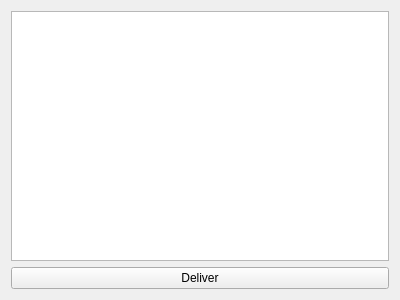
<?xml version="1.0" encoding="UTF-8"?>
<ui version="4.0">
 <class>CourierWindow</class>
 <widget class="QWidget" name="CourierWindow">
  <property name="geometry">
   <rect>
    <x>0</x>
    <y>0</y>
    <width>400</width>
    <height>300</height>
   </rect>
  </property>
  <property name="windowTitle">
   <string>CourierWindow</string>
  </property>
  <layout class="QVBoxLayout" name="verticalLayout">
   <item>
    <widget class="QListWidget" name="packagesList"/>
   </item>
   <item>
    <widget class="QPushButton" name="deliverButton">
     <property name="text">
      <string>Deliver</string>
     </property>
    </widget>
   </item>
  </layout>
 </widget>
 <resources/>
 <connections>
  <connection>
   <sender>deliverButton</sender>
   <signal>clicked()</signal>
   <receiver>CourierWindow</receiver>
   <slot>deliverPackage()</slot>
   <hints>
    <hint type="sourcelabel">
     <x>207</x>
     <y>281</y>
    </hint>
    <hint type="destinationlabel">
     <x>131</x>
     <y>252</y>
    </hint>
   </hints>
  </connection>
 </connections>
 <slots>
  <slot>deliverPackage()</slot>
 </slots>
</ui>
